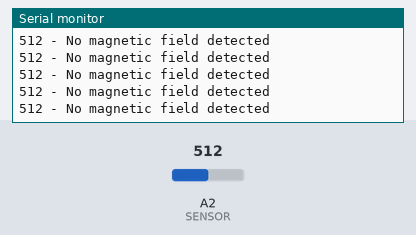
Simulated run of this sketch. Board: Arduino Uno, built with avr-gcc and run on an emulated ATmega328P. On the bench: the last lines printed to the serial monitor. Inputs (shaded band) come from the test bench; at power-on: A2 (SENSOR) = 512.

Above: at 1.2 s.
1.3 s: A2 (SENSOR) set to 0
At 1.31 s:
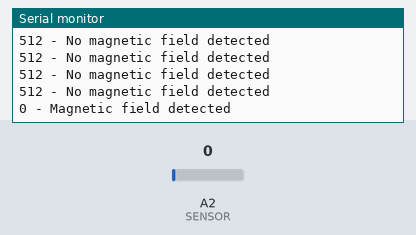
3.2 s: A2 (SENSOR) set to 122
At 3.22 s:
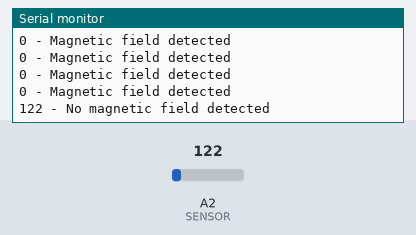

Measured:
- after the input at 1.3 s, the serial monitor: prints a new line at once (image 1)
- after the input at 3.2 s, the serial monitor: prints a new line at once (image 2)

The sketch:

sketch_jul11a.ino
```cpp
#define SENSOR 16 // define the Hall magnetic sensor

int val = 0;

void setup() {
  Serial.begin(9600);
  pinMode(SENSOR, INPUT) ;  // define the Hall magnetic sensor line as input
}

void loop() {
  val = 0;
  val = analogRead(SENSOR) ; // read sensor line
  Serial.print(val);

  if (val == LOW) // when the Hall sensor detects a magnetic field, Arduino LED lights up
  {
    Serial.println(" - Magnetic field detected ");
  }else{
    Serial.println(" - No magnetic field detected ");
  }

  delay(100);
}
```
